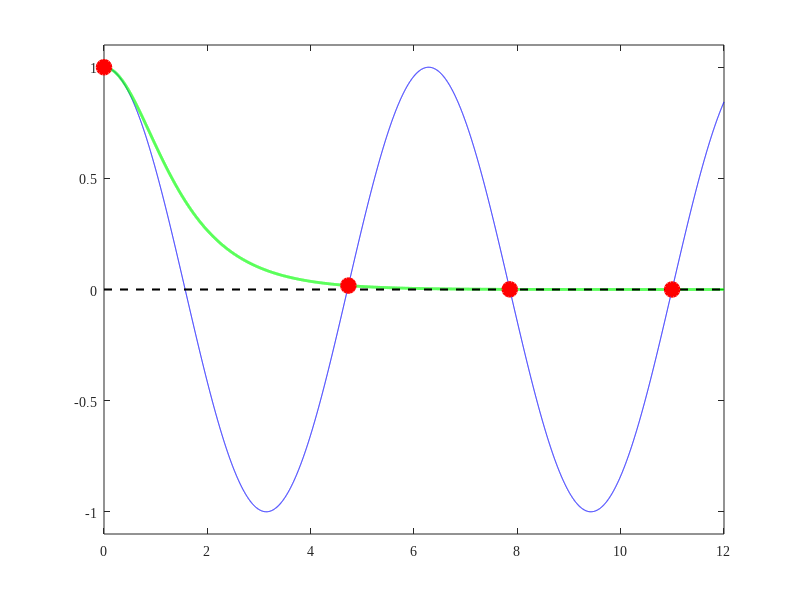

Write MATLAB code to recreate this figure. (Note: this script raises an error after producing the figure.)
% Figure_404_and_405_biharmonic.m
% script to plot solutions of biharmonic equations

clear all
close all

kL=0:0.001:12;

modes=zeros(5,200);  
normalised_modes=zeros(5,200);    
L2norm=zeros(5,1);
ex=linspace(0,1,200);

func1=cos(kL);
func2=1./cosh(kL);

fun = @(x) cos(x)*cosh(x)-1; % function

x0=[0 3*pi/2 5*pi/2 7*pi/2 9*pi/2];
for n=1:5
    xzero = x0(n) ; % initial point
    x(n) = fzero(fun,xzero);
    f(n)=cos(x(n));
    B(n)=-(sinh(x(n))-sin(x(n)))/(cosh(x(n))-cos(x(n)));
end

normalised_modes(1,:)=cos(0*ex);
for m=2:5
    modes(m,:)=sin(x(m)*ex)+sinh(x(m)*ex)+B(m)*(cos(x(m)*ex)+cosh(x(m)*ex));
    L2norm(m)=trapz(ex,modes(m,:).^2);
    normalised_modes(m,:)=modes(m,:)/sqrt(L2norm(m));
end

t=figure; 

hold on
box on;

xlim([0 12]);
ylim([-1.1 1.1]);

plot(kL,func1,'-b',kL,func2,'-g','Linewidth',2);
plot([0 12],[0 0],'--k','LineWidth',1.5);
plot(x,f,'or','LineWidth',2,'MarkerSize',10,...
    'MarkerEdgeColor','r',...
    'MarkerFaceColor',[1,0,0]);
ax=gca;
set(gca, 'FontName', 'Times New Roman');
ax.LineWidth=1.1;
ax.XAxis.FontSize = 15;
ax.YAxis.FontSize = 15;
ax.TickLabelInterpreter = 'latex';
ax.LabelFontSizeMultiplier = 1.15;
xticks([0 pi/2 pi 3*pi/2 2*pi 5*pi/2 3*pi]);
xticklabels({'0',' ','$\pi$','','$2\pi$','','$3\pi$'});
yticks([-1 -0.5 0 0.5 1]);
yticklabels({'-1','-0.5','0','0.5','1'});
xlabel('$kL$','interpreter','latex','FontSize',17);
ylabel('$\cos kL$, $1/\cosh kL$','interpreter','latex','FontSize',17);

pause;
exportgraphics(t,'Figure_biharmonic.png','BackgroundColor','none');
exportgraphics(t,'Figure_biharmonic.pdf','BackgroundColor','none');
hold off
close;

t1=figure; 

hold on
box on;

c=colororder;

xlim([-0.1 1.1]);
ylim([-2.1 2.1]);

for j=1:5
    plot(ex,normalised_modes(j,:),'LineWidth',1.5,'Color',[c(j,1) c(j,2) c(j,3)]);
end 

plot([-1.1 1.1],[0 0],'--k','LineWidth',1.5);

ax=gca;
set(gca, 'FontName', 'Times New Roman');
ax.LineWidth=1.1;
ax.XAxis.FontSize = 15;
ax.YAxis.FontSize = 15;
ax.TickLabelInterpreter = 'latex';
ax.LabelFontSizeMultiplier = 1.15;
xticks([0 0.5 1]);
xticklabels({'0','0.5','1'});
yticks([-2 -1.5 -1 -0.5 0 0.5 1 1.5 2]);
yticklabels({'-2','','-1','','0','','1','','2'});
xlabel('$x/L$','interpreter','latex','FontSize',17);
ylabel('$W_n(x)$','interpreter','latex','FontSize',17);

pause;
exportgraphics(t1,'Figure_biharmonic2.png','BackgroundColor','none');
exportgraphics(t1,'Figure_biharmonic2.pdf','BackgroundColor','none');
hold off
close;

